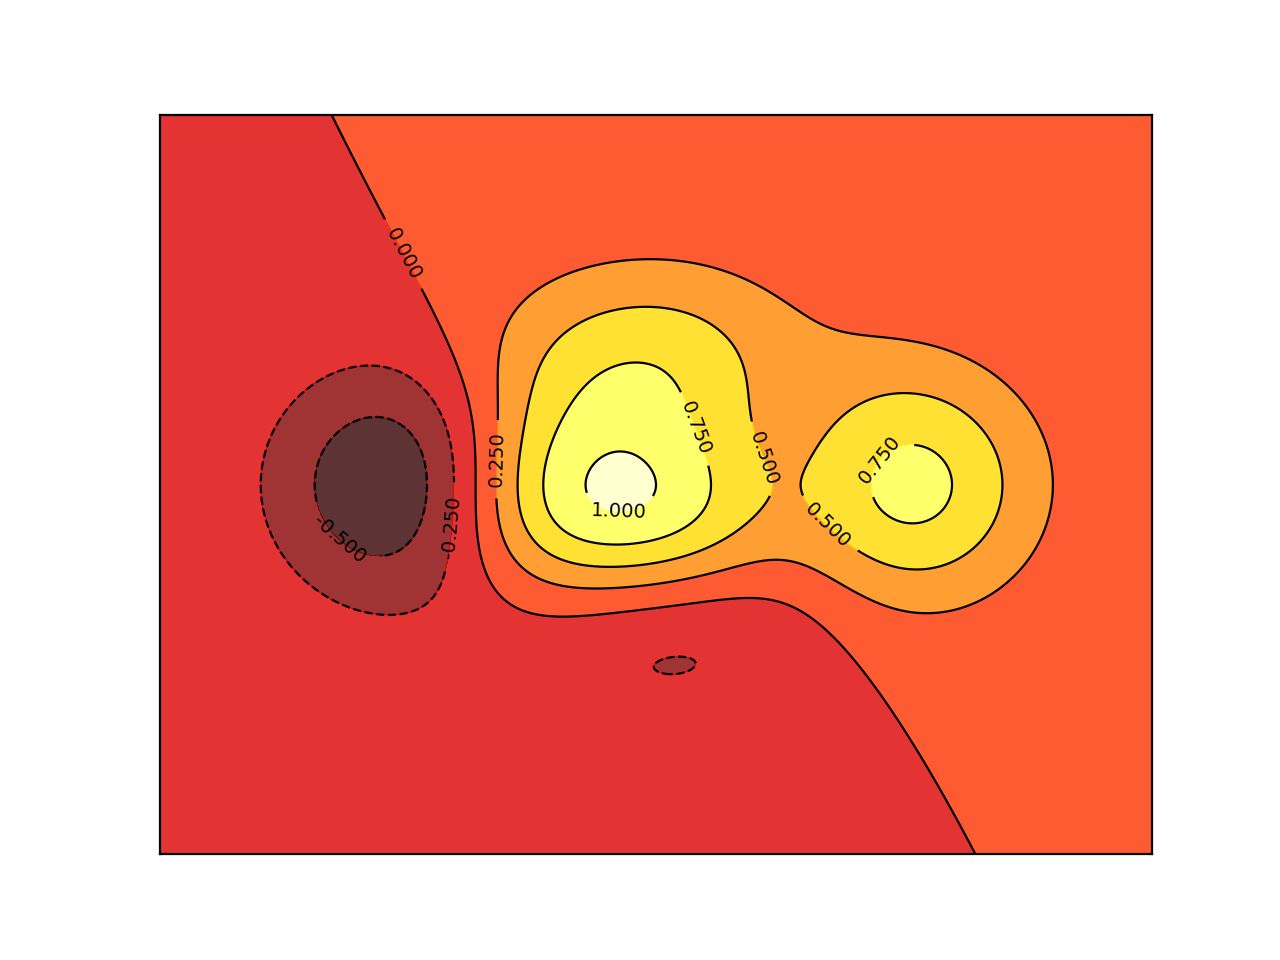

This chart was generated by the following Python code:
import numpy as np
import matplotlib.pyplot as plt

def f(x, y):
	return (1 - x / 2 + x ** 5 + y ** 3) * np.exp(-x ** 2 - y ** 2)


n = 256
x = np.linspace(-3, 3, 4 * n)
y = np.linspace(-3, 3, 3 * n)

X, Y = np.meshgrid(x, y)
Z = f(X, Y)

plt.xticks(())
plt.yticks(())
plt.contourf(Z, cmap='hot', alpha=0.8)
cnt = plt.contour(Z, colors='black', linewidths=0.8)
plt.clabel(cnt,[-0.5, -0.25, 0, 0.25, 0.5, 0.75, 1], colors='black', fontsize=7)
plt.show()
